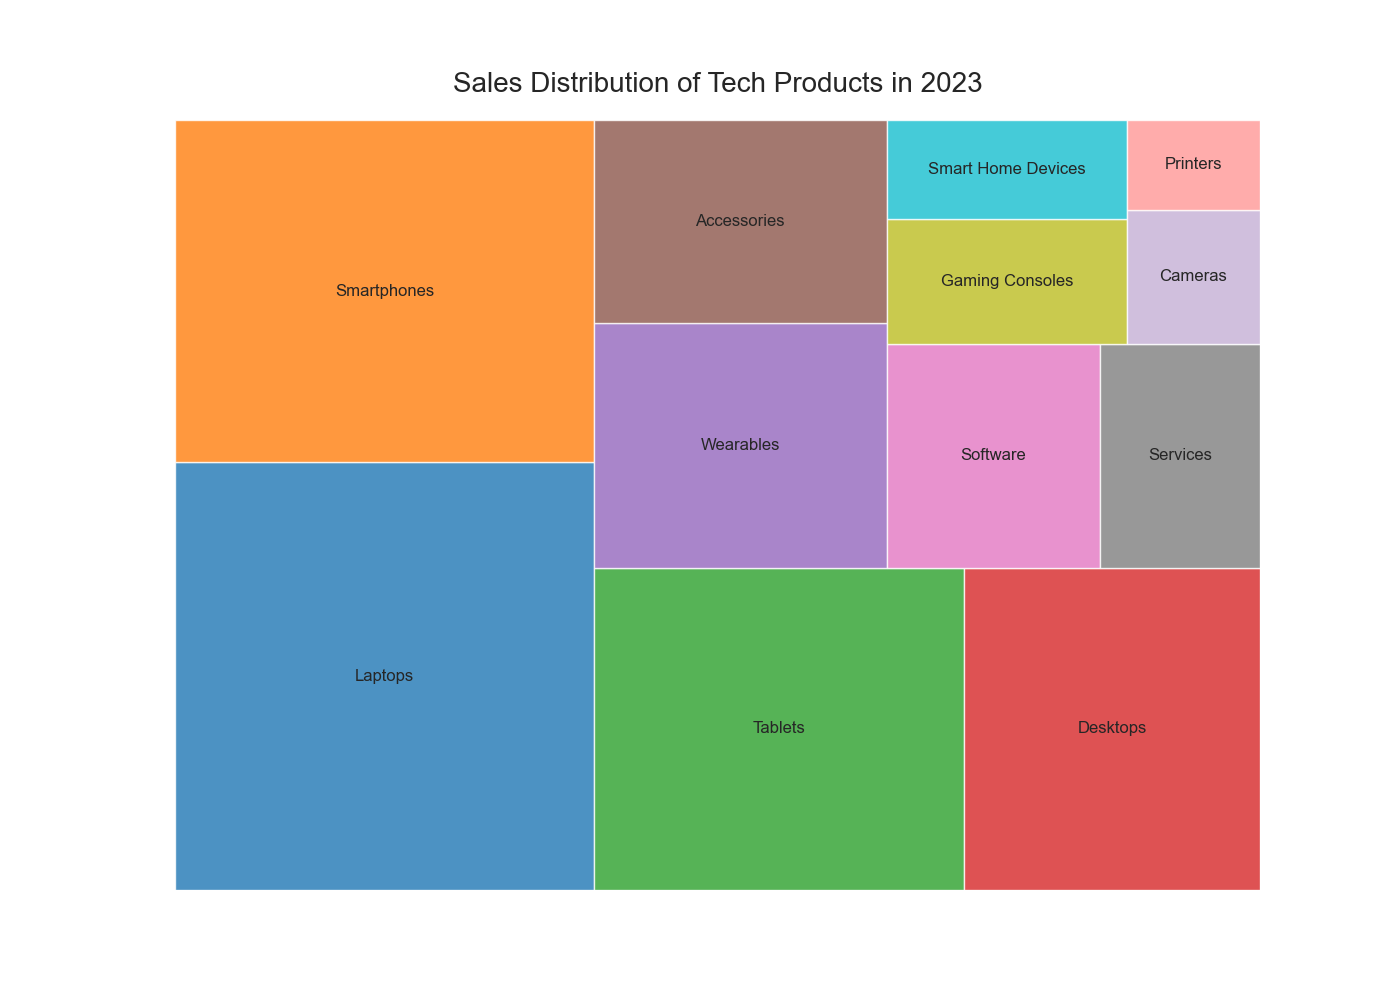

Write the Python code that produced this figure.

import matplotlib.pyplot as plt
import pandas as pd
import squarify

# Let's define our dataframe
data = {
    'Category': ['Laptops', 'Smartphones', 'Tablets', 'Desktops', 'Wearables', 'Accessories', 'Software', 'Services', 'Gaming Consoles', 'Smart Home Devices', 'Cameras', 'Printers'],
    'Sales': [150, 120, 100, 80, 60, 50, 40, 30, 25, 20, 15, 10]
}

df = pd.DataFrame(data)

# Define color list
colors = ['#1f77b4', '#ff7f0e', '#2ca02c', '#d62728', '#9467bd', '#8c564b', '#e377c2', '#7f7f7f', '#bcbd22', '#17becf', '#c5b0d5', '#ff9896']

# Plot
plt.figure(figsize=(14, 10))
squarify.plot(sizes=df['Sales'], label=df['Category'], color=colors, alpha=0.8)

# If you want to remove the axes, uncomment the next line
plt.axis('off')

plt.title('Sales Distribution of Tech Products in 2023', fontsize=20, pad=20)
plt.show()
